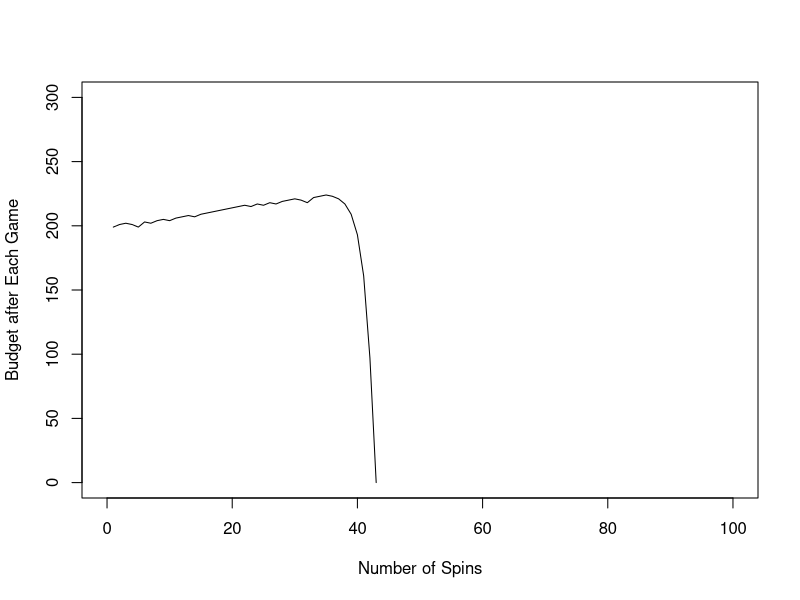
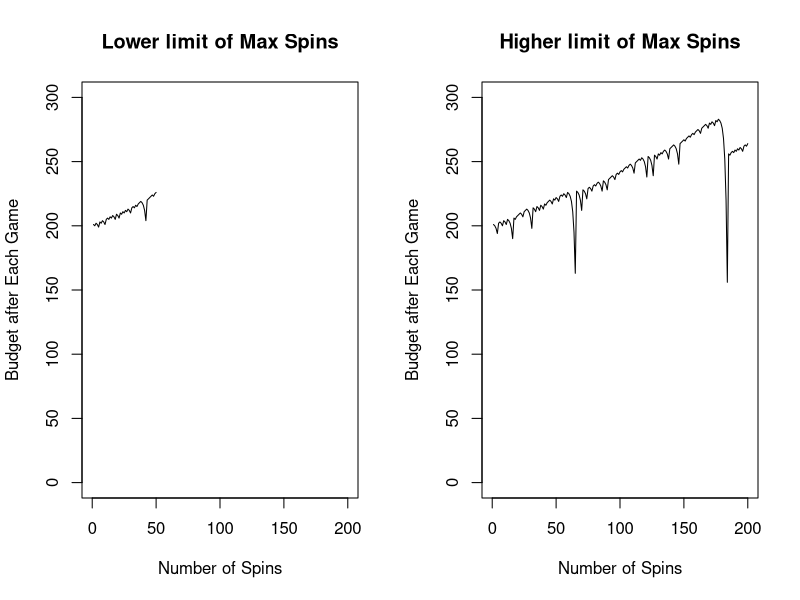
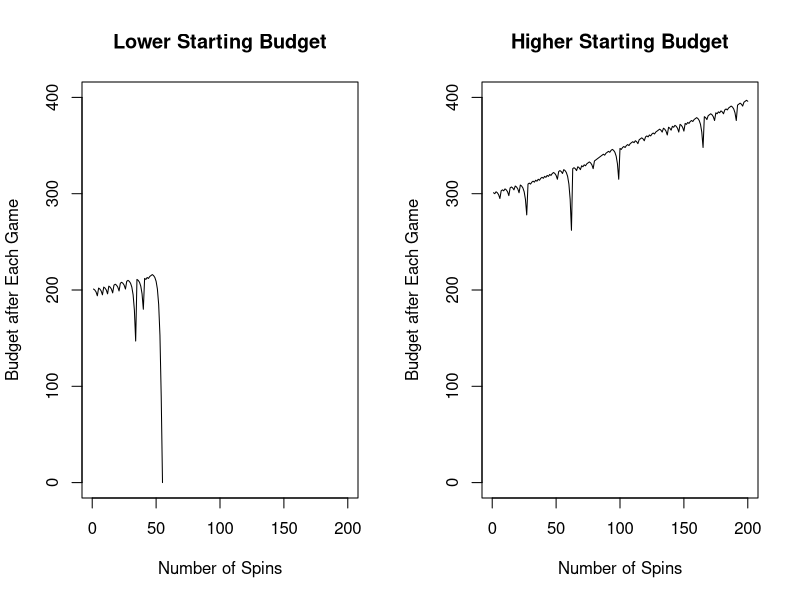
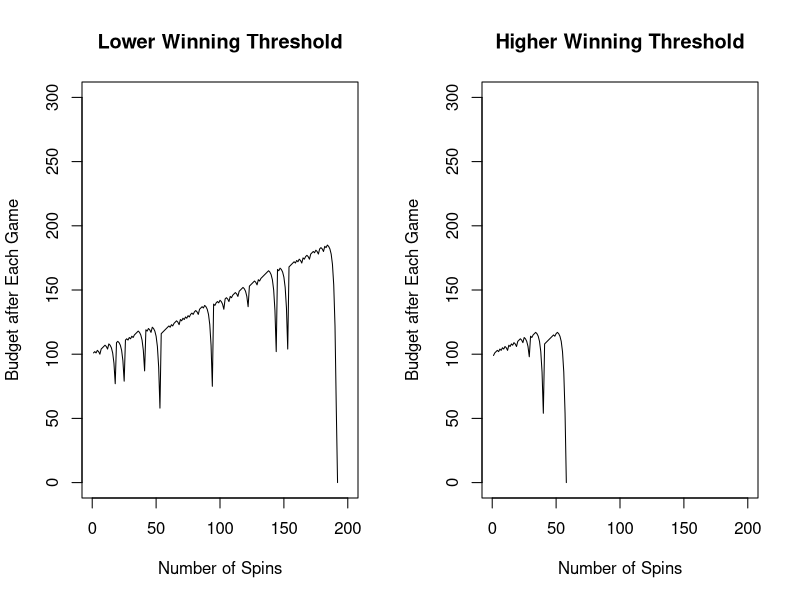
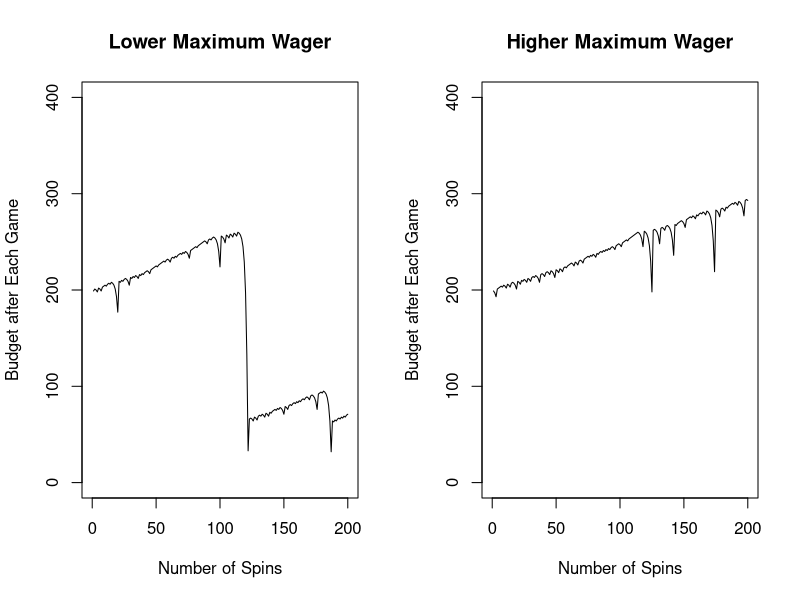

Source code (R) for these figures, in order:
## ---- chunk 1
martingale_wager <- function(
    previous_wager
  , previous_outcome
  , max_wager
  , current_budget
){
  if(previous_outcome == 1) return(1)
  min(2*previous_wager, max_wager, current_budget)
}


profit <- function(l1) l1[nrow(l1),4] - l1[1,1]

one_series <- function(ng, sb, wt, mw){
# ng = max number of spins
# sb = starting budget
# wt = winning threshold
# mw = max wager
  l1 <- matrix(NA_integer_,nrow=ng,ncol=4)
  l1[,3] <- rbinom(ng,1,18/38)
  l1[1,1] <- sb
  l1[1,2] <- 1
  l1[1,4] <- ifelse(l1[1,3]==1, sb + 1, sb - 1)

  for(i in 2:ng){
    w <- martingale_wager(l1[i-1,2], l1[i-1,3], mw, l1[i-1,4])
    e <- ifelse(l1[i,3]==1, l1[i-1,4] + w, l1[i-1,4] - w)
    s <- e <= 0 | e >= wt
    l1[i,c(1,2,4)] <- c(l1[i-1,4], w, e)
    if(s) break
  }
  l1[1:i,]
}

one_series(100,200,300,100)[,4] |> plot(type = "l", xlim = c(0,100), ylim = c(0,300), xlab = 'Number of Spins', ylab = 'Budget after Each Game')
## ---- chunk 2
simulate_spins <- function(n_simulations, ng, sb, wt, mw) {
  total_spins <- replicate(n_simulations, nrow(one_series(ng, sb, wt, mw)))
  avg_plays <- mean(total_spins)
  avg_plays
}

set.seed(123)
n_simulations <- 1000
average_plays <- simulate_spins(n_simulations, 100, 200, 300, 100)
average_plays
## ---- chunk 3
    par(mfrow = c(1, 2))

    plot(one_series(50,200,300,100)[,4], type = "l", xlim = c(0, 200), ylim = c(0, 300), 
         xlab = 'Number of Spins', ylab = 'Budget after Each Game', 
         main = "Lower limit of Max Spins")

    plot(one_series(200,200,300,100)[,4], type = "l", xlim = c(0, 200), ylim = c(0, 300), 
         xlab = 'Number of Spins', ylab = 'Budget after Each Game', 
         main = "Higher limit of Max Spins")

    par(mfrow = c(1, 1))
## ---- chunk 4
    par(mfrow = c(1, 2))

    plot(one_series(200,200,300,100)[,4], type = "l", xlim = c(0, 200), ylim = c(0, 400), 
         xlab = 'Number of Spins', ylab = 'Budget after Each Game', 
         main = "Lower Starting Budget")

    plot(one_series(200,300,400,100)[,4], type = "l", xlim = c(0, 200), ylim = c(0, 400), 
         xlab = 'Number of Spins', ylab = 'Budget after Each Game', 
         main = "Higher Starting Budget")

    par(mfrow = c(1, 1))
## ---- chunk 5
    par(mfrow = c(1, 2))

    plot(one_series(200,100,300,100)[,4], type = "l", xlim = c(0, 200), ylim = c(0, 300), 
         xlab = 'Number of Spins', ylab = 'Budget after Each Game', 
         main = "Lower Winning Threshold")

    plot(one_series(200,100,500,100)[,4], type = "l", xlim = c(0, 200), ylim = c(0, 300), 
         xlab = 'Number of Spins', ylab = 'Budget after Each Game', 
         main = "Higher Winning Threshold")

    par(mfrow = c(1, 1))
## ---- chunk 6
    par(mfrow = c(1, 2))

    plot(one_series(200,200,500,100)[,4], type = "l", xlim = c(0, 200), ylim = c(0, 400), 
         xlab = 'Number of Spins', ylab = 'Budget after Each Game', 
         main = "Lower Maximum Wager")

    plot(one_series(200,200,500,300)[,4], type = "l", xlim = c(0, 200), ylim = c(0, 400), 
         xlab = 'Number of Spins', ylab = 'Budget after Each Game', 
         main = "Higher Maximum Wager")

    par(mfrow = c(1, 1))
